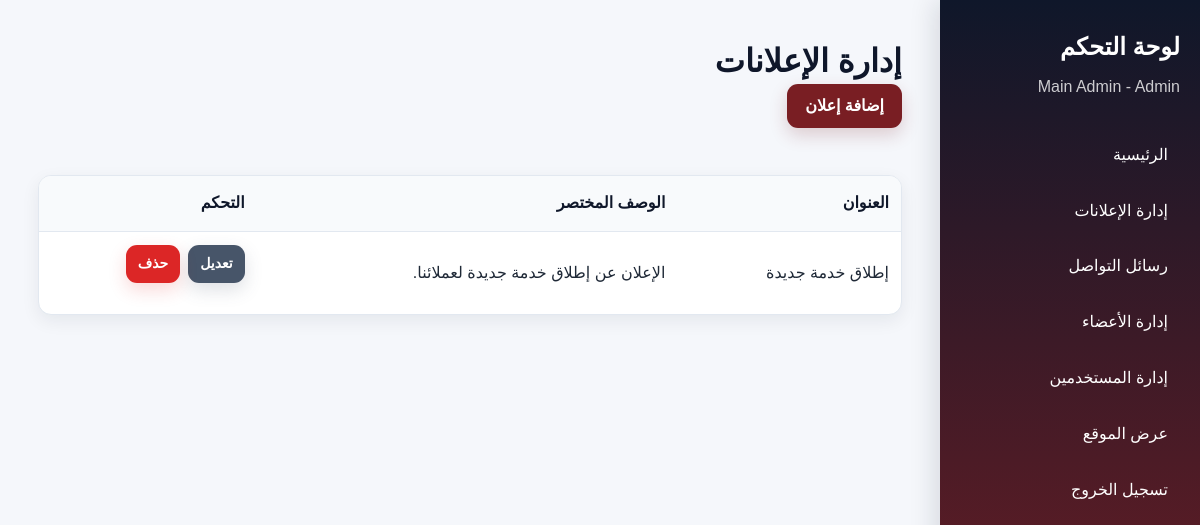
The page /admin/announcements.php (signed in) on the database its author committed.
### tables this page shows
CREATE TABLE `announcements` (
  `id` int(11) NOT NULL,
  `title` varchar(200) NOT NULL,
  `short_description` varchar(255) NOT NULL,
  `description` text NOT NULL,
  `image` varchar(255) DEFAULT NULL,
  `created_at` timestamp NOT NULL DEFAULT current_timestamp(),
  `link` varchar(500) DEFAULT NULL
);

### includes/functions.php (called while the page is built, shortened)
<?php
function e($value) {
    return htmlspecialchars($value ?? '', ENT_QUOTES, 'UTF-8');
}

### admin/announcements.php (the view)
<?php require_once 'auth.php'; requireLogin();
$items = $pdo->query('SELECT * FROM announcements ORDER BY id DESC')->fetchAll();
require_once 'header.php'; ?>
<div class="admin-layout"><?php require_once 'sidebar.php'; ?><main class="admin-content">
<h1>إدارة الإعلانات</h1><a class="btn" href="announcement-add.php">إضافة إعلان</a><br><br>
<table class="table"><tr><th>العنوان</th><th>الوصف المختصر</th><th>التحكم</th></tr>
<?php foreach($items as $item): ?><tr><td><?= e($item['title']) ?></td><td><?= e($item['short_description']) ?></td><td class="actions"><a class="btn btn-secondary" href="announcement-edit.php?id=<?= $item['id'] ?>">تعديل</a><a class="btn btn-danger" onclick="return confirm('هل أنت متأكد؟')" href="announcement-delete.php?id=<?= $item['id'] ?>">حذف</a></td></tr><?php endforeach; ?>
</table></main></div></body></html>

### assets/css/style.css (style rules this page uses)
:root { --primary: #791e23; --primary-dark: #5d151a; --navy: #0f172a; --navy-soft: #1e293b; --surface: #ffffff; --background: #f5f7fb; --text: #1f2937; --muted: #64748b; --border: #e2e8f0; --success-bg: #dcfce7; --success-text: #166534; --error-bg: #fee2e2; --error-text: #991b1b; --shadow-sm: 0 6px 18px rgba(15, 23, 42, 0.07); --shadow-md: 0 14px 36px rgba(15, 23, 42, 0.12); --radius-sm: 10px; --radius-md: 16px; --radius-lg: 22px; --container: 1180px; }
* { box-sizing: border-box; margin: 0; padding: 0; }
html { scroll-behavior: smooth; scroll-padding-top: 92px; }
body { min-width: 320px; overflow-x: hidden; font-family: Tahoma, Arial, sans-serif; background: var(--background); color: var(--text); line-height: 1.8; text-rendering: optimizeLegibility; -webkit-font-smoothing: antialiased; }
a { transition: color 0.2s ease, opacity 0.2s ease, transform 0.2s ease; }
.btn { display: inline-flex; align-items: center; justify-content: center; gap: 7px; min-height: 44px; margin-bottom: 18px; padding: 10px 18px; border: 0; border-radius: 11px; background: var(--primary); color: #fff; font-weight: 700; line-height: 1.4; text-align: center; text-decoration: none; cursor: pointer; box-shadow: 0 7px 18px rgba(121, 30, 35, 0.2); }
.btn-secondary { background: #475569; box-shadow: 0 7px 18px rgba(71, 85, 105, 0.18); }
.btn-danger { background: #dc2626; box-shadow: 0 7px 18px rgba(220, 38, 38, 0.18); }
.admin-layout { display: grid; grid-template-columns: 260px minmax(0, 1fr); min-height: 100vh; background: var(--background); }
.admin-content { min-width: 0; padding: clamp(20px, 4vw, 38px); }
.admin-content > h1 { color: var(--navy); font-size: clamp(1.55rem, 3vw, 2rem); line-height: 1.45; }
.table { display: block; width: 100%; max-width: 100%; overflow-x: auto; border: 1px solid var(--border); border-radius: 13px; background: #fff; border-collapse: collapse; box-shadow: var(--shadow-sm); -webkit-overflow-scrolling: touch; }
.table tr:first-child { background: #f8fafc; }
.table th, .table td { padding: 13px 12px; border-bottom: 1px solid var(--border); text-align: right; vertical-align: middle; }
.table th { color: var(--navy); font-weight: 700; white-space: nowrap; }
.table td { overflow-wrap: anywhere; }
.table tr:last-child td { border-bottom: 0; }
.actions { display: flex; flex-wrap: wrap; gap: 8px; }
.actions .btn { min-height: 38px; margin-top: 0; padding: 7px 12px; font-size: 14px; }

### rows shown on the page
announcements: title "إطلاق خدمة جديدة", short_description "الإعلان عن إطلاق خدمة جديدة لعملائنا."

### other values the page prints
$_SESSION['name'] "Main Admin"
$_SESSION['role'] "Admin"
